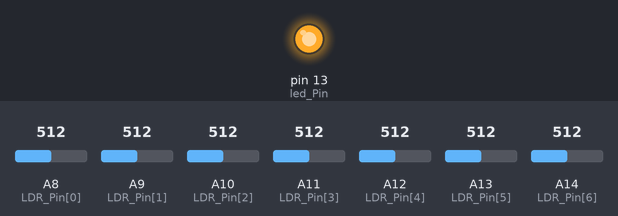
Bench run of a sketch on a simulated Arduino Mega 2560, built with avr-gcc and run on an emulated ATmega2560. Shown: output pins drawn as LEDs (lit = HIGH). Inputs (shaded band) come from the test bench; at power-on: A8 (LDR_Pin[0]) = 512, A9 (LDR_Pin[1]) = 512, A10 (LDR_Pin[2]) = 512, A11 (LDR_Pin[3]) = 512, A12 (LDR_Pin[4]) = 512, A13 (LDR_Pin[5]) = 512, A14 (LDR_Pin[6]) = 512. What the sketch prints to the serial monitor is not drawn.

Above: at 0.01 s.
At 25.1 s:
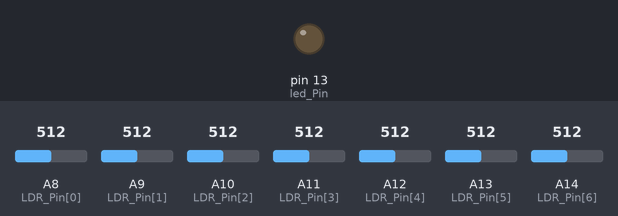
Timing chart, 0 to 26.6 s (numbered marks = the images above):
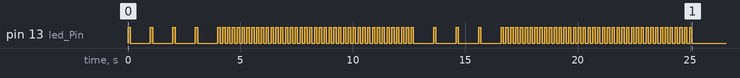

The sketch:

Calibration_Code_10_4_new.ino
```cpp
/* Calibration Code UCSD ECE 5 Lab 4 */
// Variables and Libaries for Motor

#define totalPhotoResistors 7 // Defining how many photoresistors are used, modify this if more or less are used

// Variables for Light Sensors
int LDR_Pin[totalPhotoResistors] = {A8, A9, A10, A11, A12, A13, A14}; // Arrays are used top simplify the code
int LDR[totalPhotoResistors];                                         // these are variables that have multiple elements to each variable name
                                                                      // LDR_Pin hold 7 values and A8 is the 0th element and A11 is the 4th element
                                                                      // Calibration Variables
int led_Pin = 13;                                                     /// This pin is for a led built into the Arduino that indicates what part of the calibration you are on
                                                                      /// You can use any digital pin like digital pin 31 with an LED connected for better visibility
float Mn[totalPhotoResistors];
float Mx[totalPhotoResistors];
float LDRf[totalPhotoResistors] = {0., 0., 0., 0., 0., 0., 0.};

float AveRead;
int MaxReading;
int MaxReadingPinNumber;
int CriteriaForMax;
float WeightedAve;
float error;

// ************************************************************************************************* //
// setup - runs once
void setup() {

  Serial.begin(9600);       // For serial communication set up
  pinMode(led_Pin, OUTPUT); // Note that all analog pins used are INPUTs by default so don't need pinMode

  Calibrate(); // Calibrate black and white sensing

} // end setup()

// ************************************************************************************************* //
// loop - runs/loops forever
void loop() {

  ReadPhotoResistors(); // Read photoresistors and map to 0-100 based on calibration

  CalcError(); //Calculate ther error of photoresistor reads

  Print(); // Print values to serial monitor  //currently commented out but could be good for debugging =)

} // end loop()

// ************************************************************************************************* //
/**
 * function to calibrate
 */
void Calibrate() {
  // Calibration
  int numberOfMeasurements = 40;
  // White Calibration
  CalibrateHelper(numberOfMeasurements, false);

  // Time to move from White to Black Surface
  // Black Calibration
  CalibrateHelper(numberOfMeasurements, true);

} // end Calibrate()

/**
 * Helper function to help with calibration of black and white measurements
 *
 * @param numberOfMeasurements: the pin of the potentiometer we want to read from
 * @param ifCalibratingBlack: a booleaning indicating if you are testing for black or bright
 */
void CalibrateHelper(int numberOfMeasurements, boolean ifCalibratingBlack) {
  // wait to make sure in position
  for (int i = 0; i < 4; i++) {
    digitalWrite(led_Pin, HIGH); // turn the LED on
    delay(100);                  // wait for 0.1 seconds
    digitalWrite(led_Pin, LOW);  // turn the LED off
    delay(900);                  // wait for 0.9 seconds
  }

  for (int i = 0; i < numberOfMeasurements; i++) {
    digitalWrite(led_Pin, HIGH); // turn the LED on
    delay(100);                  // wait for 0.1 seconds
    digitalWrite(led_Pin, LOW);  // turn the LED off
    delay(100);                  // wait for 0.1 seconds

    for (int pin = 0; pin < totalPhotoResistors; pin++) {
      LDRf[pin] = LDRf[pin] + (float)analogRead(LDR_Pin[pin]);
      delay(2);
    }
  }
  for (int pin = 0; pin < totalPhotoResistors; pin++) {
    if (ifCalibratingBlack) { // updating cooresponding arry based on if we are calibrating black or white
      Mx[pin] = round(LDRf[pin] / (float)numberOfMeasurements); // take average
    }
    else {
      Mn[pin] = round(LDRf[pin] / (float)numberOfMeasurements); // take average
    }
    LDRf[pin] = 0.0;
  }
}

// ************************************************************************************************* //
/**
 * function to read photo resistors, map from 0 to 100, and find darkest photo resitor (MaxReadingPinNumber).
 */
void ReadPhotoResistors() {
  for (int Li = 0; Li < totalPhotoResistors; Li++) {
    LDR[Li] = map(analogRead(LDR_Pin[Li]), Mn[Li], Mx[Li], 0, 100);
    delay(2);
  }
} // end ReadPhotoResistors()

// ************************************************************************************************* //
/**
 * Calculate error from photoresistor readings
 */
void CalcError() {
  AveRead = 0.0;  // reset the average photoresistor read variable

  // finding the photoresistor that sees the darkest
  int MaxReadingIndex = getDarkestIndex(); // this stores the LDR array index of the darkest value
  float MaxReading = LDR[MaxReadingIndex];     // this stores the value of darkest photoresistor

  CriteriaForMax = 2; // maxReading should be at least twice as big as the other values (if the max reading isn't twice as big as AveRead, we don't use it)
  if (MaxReading > CriteriaForMax * AveRead) {
    // get the index of the photoresistor on the left and right
    int leftIndex = MaxReadingIndex - 1;
    int rightIndex = MaxReadingIndex + 1;

    // verify the photoresistor indexes are in range
    if (leftIndex < 0) {
      leftIndex = 0;
    }
    if (rightIndex > totalPhotoResistors - 1) {
      rightIndex = totalPhotoResistors - 1;
    }

    // we now attempt to calulate the weighted average
    float numerator, denominator = 0.0;
    for (int i = leftIndex; i <= rightIndex; i++) {
      numerator = numerator + LDR[i] * i;
      denominator = denominator + LDR[i];
    }

    // make sure we don't have a divide by zero error
    if (denominator != 0.0){
      return;
    }

    // calculate and store the weighted average
    WeightedAve = (float)numerator/(float)denominator;
    error = -1 * (WeightedAve - 3); // we set the error variable from our calculation
  }
} // end CalcError()

/**
 * finding the photoresistor that sees the darkest, also updating AveRead to the newest average photoresistor reading
 *
 * @return the LDR array index of the photoresistor that sees the darkest area
 */
int getDarkestIndex(){
  int maxIndex = -1;
  float max = -99.9;
  for (int i = 0; i < totalPhotoResistors; i++) {
    if (max < LDR[i]) {
      max = LDR[i];
      maxIndex = i;
    }
    AveRead = AveRead + (float)LDR[i] / (float)totalPhotoResistors;
  }

  // figuring out which pin has the darkest value
  MaxReadingPinNumber = -1 * (maxIndex - 3);
  return maxIndex;
}

// ************************************************************************************************* //
/**
 * Function to print values of interest
 */void Print() {
  for (int i = 0; i < totalPhotoResistors; i++) { // Each photo resistor value is shown
    // Printing the photo resistor reading values one by one
    Serial.print(LDR[i]);
    Serial.print(" ");
  }
  Serial.print("   "); // This just prints a gap

  Serial.print(MaxReading);
  Serial.print(" "); // the maximum value from the photo resistors is shown again
  Serial.print(MaxReadingPinNumber);
  Serial.print("    "); // this is the index of that maximum (0 through 6) (aka which element in LDR)
  Serial.print(error);
  Serial.println("    "); // this will show the calculated error (-3 through 3)

  delay(100); //just here to slow down the output for easier reading if wanted

} // end Print()
```
